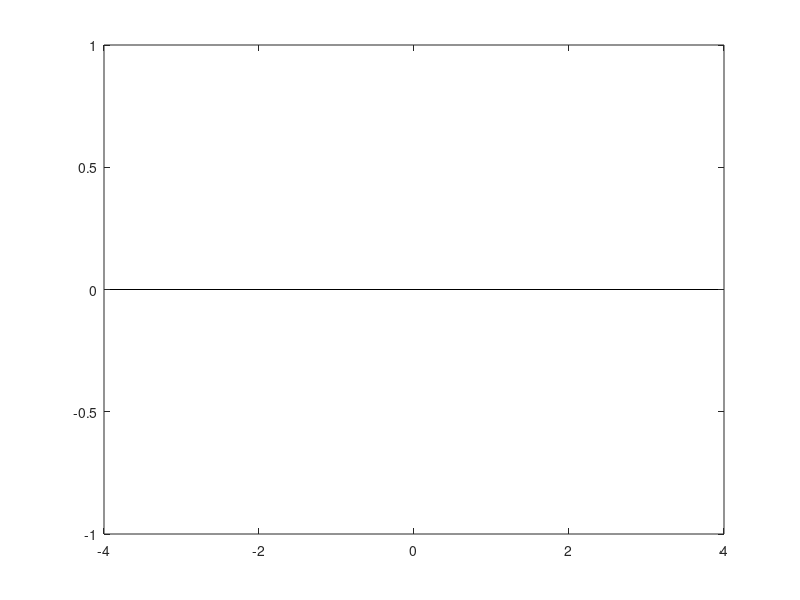

This figure's MATLAB source:
function b_hcn_phase1
%HCN_PHASE1   Cumulative histogram.
%   Calculates cumulative histogram of HCN analysis phase results without any
%   normalization. Result is plotted (without saving).
%
%   Note: normalization would be necessaray!
%
%   See also HCN_ANALYSIS.

% Input arguments check
error(nargchk(0,0,nargin))

% Input directory
cd d:\_analysis\matlab_data\HCN\Analysis4

% Cumulative histogram
d = dir;
edges = [-pi : pi/30 : pi];
edges = edges(2:end);
AH = zeros(1,length(edges));
for i = 3:length(d)
    if ~d(i).isdir
        if ~isempty(findstr(d(i).name,'PHASEDIFF'))
            load(d(i).name)
            AH = AH + AngleHistogram(1:end-1);
        end
    end
end
bar(edges,AH);
